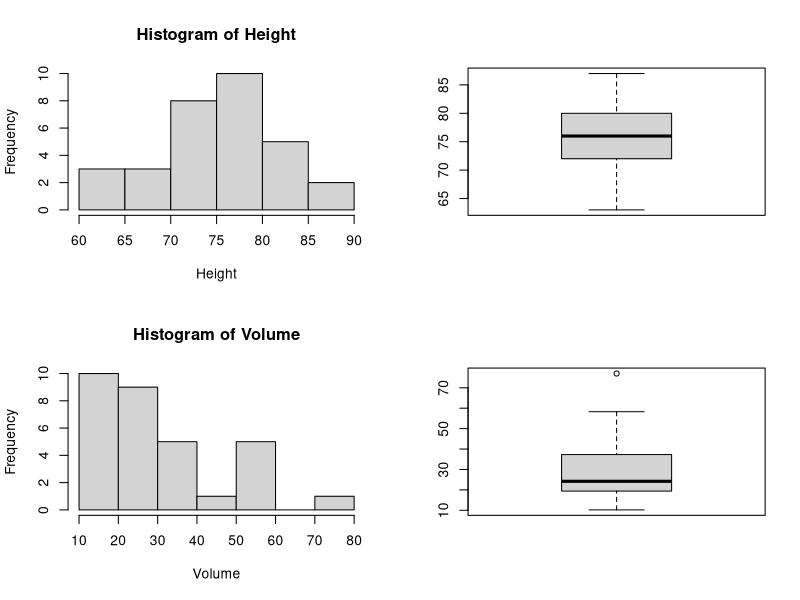

The R script that drew this image:
# We need to establish the working directory where the file is located within.
# set the working directory

setwd("C:/Users/kane.de/Documents/RPackages/Graphic Examples")
#-------------------------------------------------------


# Execute this script in R to load: source("tree_example.txt")
# This tutorial will show how to load a pre built dataset in R and run an assessment
# First, we need to find the data set in R

# This function identifies the prebuilt functions: data()
# After reviewing, lets choose the "trees" dataset.

data(trees)

# We need to attach the tree data set to the directory to work from the column names

attach(trees)

# The grpahic window in R only will show a single graphic. We can split this into a 2x2 window
# with the following function: par(mfrow=c(2,2))
# Also, substitute mfrow with mfcol to rearrange the order of the graphics.

par(mfrow=c(2,2))

# We can now run 4 graphics at once.

hist(Height)
boxplot(Height)
hist(Volume)
boxplot(Volume)

# This will reset the graphic window to the standard size: par(mfrow=c(1,1))
# Here is a scatter plot of two variables: plot(Height,Volume)
# Here is a scatter plot of all the variables: pairs(trees)
